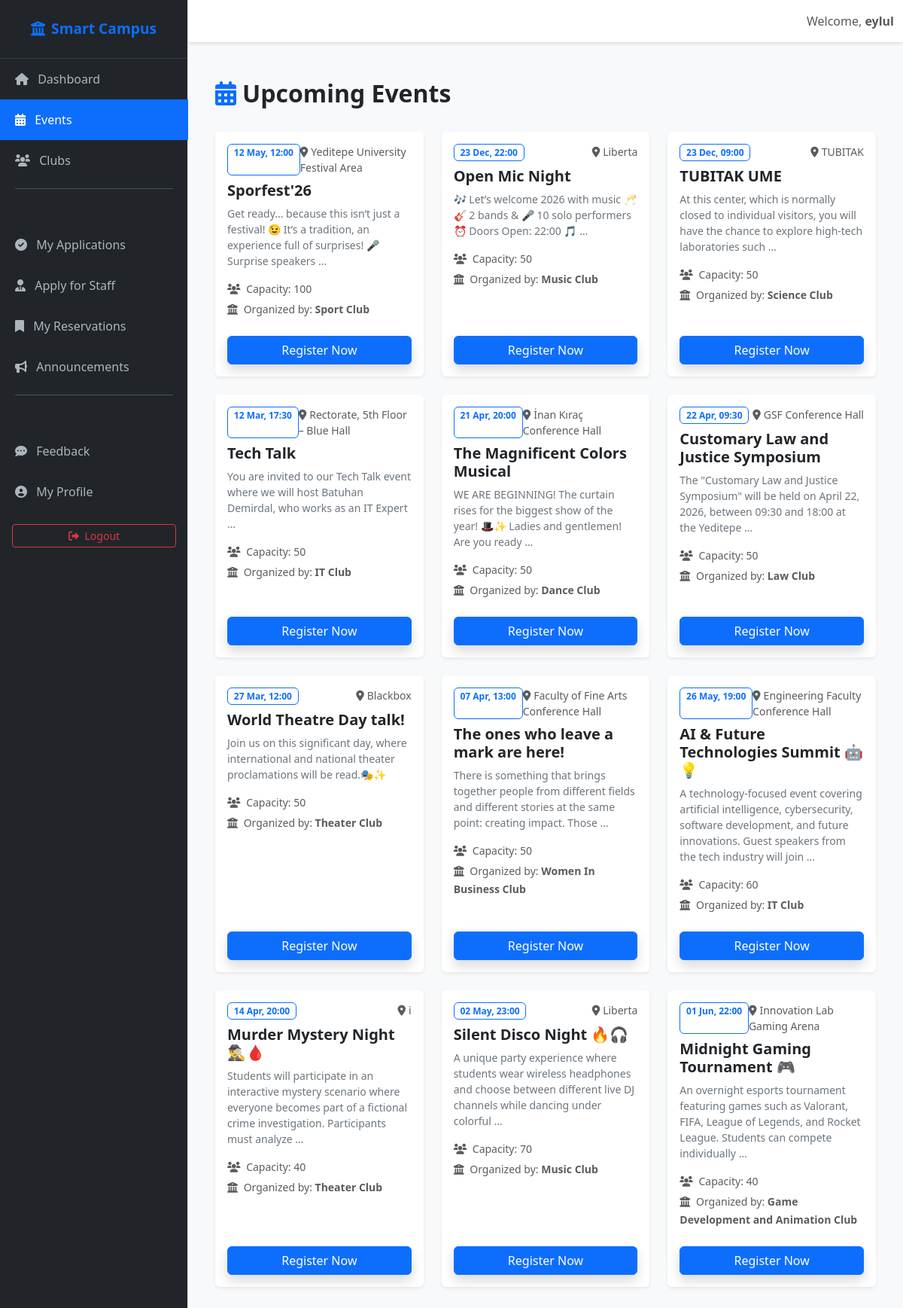
/events/ (signed in), run on the app's committed database.
### accounts/models.py (models this page shows, shortened)
class User(AbstractUser):
    ROLE_CHOICES = (
        ('student', 'Student'),
        ('staff', 'Staff'),
        ('admin', 'Admin'),
)
    role = models.CharField(max_length=10, choices=ROLE_CHOICES, default='student')
    phone_number = models.CharField(max_length=15, blank=True, null=True)

### core/models.py (models this page shows, shortened)
class Event(models.Model):
    STATUS_CHOICES = (
        ('pending', 'Pending'),
        ('approved', 'Approved'),
        ('rejected', 'Rejected'),
    )
    title = models.CharField(max_length=200)
    description = models.TextField()
    date = models.DateTimeField()
    location = models.CharField(max_length=200)
    organizer = models.ForeignKey(Club, on_delete=models.CASCADE, related_name='events')
    capacity = models.PositiveIntegerField(default=50)
    is_free = models.BooleanField(default=True)
    price = models.DecimalField(max_digits=10, decimal_places=2, default=0.00)
    status = models.CharField(max_length=10, choices=STATUS_CHOICES, default='pending')
    image = models.ImageField(upload_to='events/', blank=True, null=True)
    created_at = models.DateTimeField(auto_now_add=True)

class Club(models.Model):
    name = models.CharField(max_length=100)
    description = models.TextField()
    logo_url = models.URLField(blank=True, null=True)
    created_at = models.DateTimeField(auto_now_add=True)

### core/views.py (the view)
# urls.py: path('events/', views.event_list, name='event_list'),
@login_required
def event_list(request):
    events = Event.objects.filter(status__iexact='approved')
    return render(request, 'core/events.html', {
        'events': events
    })

### templates/core/events.html (shortened to what this page needs)
{% extends "base.html" %}
{% block content %}
<div class="container mt-4">
    <div class="d-flex justify-content-between align-items-center mb-4">
        <h2 class="fw-bold text-dark">
            <i class="fas fa-calendar-alt text-primary me-2"></i>Upcoming Events
        </h2>
    </div>
    <div class="row">
        {% for event in events %}
        <div class="col-md-6 col-lg-4 mb-4">
            <div class="card h-100 shadow-sm border-0 position-relative overflow-hidden">
                <div class="card-body">
                    <div class="d-flex justify-content-between mb-2">
                        <span class="badge bg-soft-primary text-primary border border-primary">
                            {{ event.date|date:"d M, H:i" }}
                        </span>
                        <small class="text-muted">
                            <i class="fas fa-map-marker-alt me-1"></i>{{ event.location }}
                        </small>
                    </div>
                    <h5 class="card-title fw-bold text-dark">{{ event.title }}</h5>
                    <p class="card-text text-secondary small">{{ event.description|truncatewords:20 }}</p>
                    <div class="mt-3">
                        <small class="text-muted d-block mb-1">
                            <i class="fas fa-users me-1"></i> Capacity: {{ event.capacity }}
                        </small>
                        <small class="text-muted">
                            <i class="fas fa-university me-1"></i> Organized by: <strong>{{ event.organizer.name }}</strong>
                        </small>
                    </div>
                </div>
                <div class="card-footer bg-transparent border-0 pb-3">
                    {% if user.is_authenticated %}
                        {% if user.is_staff or user.role == 'staff' %}
                            <div class="d-grid gap-2">
                                <a href="{% url 'event_participants' event.id %}" class="btn btn-info text-white shadow-sm">
                                    <i class="fas fa-users-cog me-2"></i> Katılımcı Listesi
                                </a>
                                <div class="d-flex gap-2">
                                    <button class="btn btn-outline-secondary btn-sm flex-fill">
                                        <i class="fas fa-edit"></i> Düzenle
                                    </button>
                                    <button class="btn btn-outline-danger btn-sm flex-fill">
                                        <i class="fas fa-trash"></i> Sil
                                    </button>
                                </div>
                            </div>
                        {% else %}
                            {% if event.id in user_applications %}
                                <button class="btn btn-success w-100 disabled shadow-sm">
                                    <i class="fas fa-check-circle me-2"></i>Already Registered
                                </button>
                            {% else %}
                                <a href="{% url 'apply_event' event.id %}" class="btn btn-primary w-100 shadow">
                                    Register Now
                                </a>
                            {% endif %}
                        {% endif %}
                    {% else %}
                        <a href="{% url 'login' %}" class="btn btn-outline-primary w-100">Login to Register</a>
                    {% endif %}
                </div>
            </div>
        </div>
        {% empty %}
        <div class="col-12 text-center py-5">
            <div class="mb-3"><i class="fas fa-calendar-times fa-4x text-light-emphasis"></i></div>
            <p class="text-muted fs-5">There are no upcoming events at the moment.</p>
        </div>
        {% endfor %}
    </div>
</div>
{% endblock %}

### templates/base.html (shortened to what this page needs)
<!DOCTYPE html>
<html lang="en">
<head>
    <link href="https://cdn.jsdelivr.net/npm/bootstrap@5.3.0/dist/css/bootstrap.min.css" rel="stylesheet">
    <link rel="stylesheet" href="https://cdnjs.cloudflare.com/ajax/libs/font-awesome/6.0.0/css/all.min.css">
</head>
<body class="bg-light">
<div class="d-flex" id="wrapper">
    <div class="border-end" id="sidebar-wrapper">
        <div class="sidebar-heading fw-bold text-center py-4 text-primary">
            <i class="fas fa-university me-2"></i>Smart Campus
        </div>
        <div class="list-group list-group-flush">
            <a class="nav-link-custom {% if request.resolver_match.url_name == 'student_dashboard' %}active{% endif %}" href="{% url 'student_dashboard' %}">
                <i class="fas fa-home me-2"></i> Dashboard
            </a>
            <a class="nav-link-custom {% if request.resolver_match.url_name == 'event_list' %}active{% endif %}" href="{% url 'event_list' %}">
                <i class="fas fa-calendar-alt me-2"></i> Events
            </a>
            <a class="nav-link-custom {% if request.resolver_match.url_name == 'club_list' %}active{% endif %}" href="{% url 'club_list' %}">
                <i class="fas fa-users me-2"></i> Clubs
            </a>
            <div class="sidebar-divider"></div>
            <div class="px-4 py-2 small text-muted text-uppercase">My Records</div>
            <a class="nav-link-custom {% if request.resolver_match.url_name == 'my_applications' %}active{% endif %}" href="{% url 'my_applications' %}">
                <i class="fas fa-check-circle me-2"></i> My Applications
            </a>
            <a class="nav-link-custom {% if request.resolver_match.url_name == 'apply_for_staff' %}active{% endif %}" href="{% url 'apply_for_staff' %}">
                <i class="fas fa-user-tie me-2"></i> Apply for Staff
            </a>
            <a class="nav-link-custom {% if request.resolver_match.url_name == 'my_reservations' %}active{% endif %}" href="{% url 'my_reservations' %}">
                <i class="fas fa-bookmark me-2"></i> My Reservations
            </a>
            <a class="nav-link-custom {% if request.resolver_match.url_name == 'announcements_list' %}active{% endif %}" href="{% url 'announcements_list' %}">
                <i class="fas fa-bullhorn me-2"></i> Announcements
            </a>
            <div class="sidebar-divider"></div>
            <div class="px-4 py-2 small text-muted text-uppercase">Account</div>
            <a class="nav-link-custom {% if request.resolver_match.url_name == 'send_feedback' %}active{% endif %}" href="{% url 'send_feedback' %}">
                <i class="fas fa-comment-dots me-2"></i> Feedback
            </a>
            <a class="nav-link-custom {% if request.resolver_match.url_name == 'my_profile' %}active{% endif %}" href="{% url 'my_profile' %}">
                <i class="fas fa-user-circle me-2"></i> My Profile
            </a>
            <form action="{% url 'logout' %}" method="post" class="px-3 mt-3">
                <button type="submit" class="btn btn-outline-danger btn-sm w-100">
                    <i class="fas fa-sign-out-alt me-1"></i> Logout
                </button>
            </form>
        </div>
    </div>
    <div id="page-content-wrapper">
        <nav class="navbar navbar-expand-lg navbar-light bg-white border-bottom shadow-sm">
            <div class="container-fluid">
                <div class="ms-auto d-flex align-items-center">
                    <span class="navbar-text">
                        Welcome, <strong>{{ user.username }}</strong>
                    </span>
                </div>
            </div>
        </nav>
        <div class="container-fluid p-4">
            {% block content %}{% endblock %}
        </div>
    </div>
</div>
</body>
</html>

### templates/base.html (style rules this page uses)
body { overflow-x: hidden; }
#sidebar-wrapper { min-height: 100vh; width: 250px; margin-left: -250px; transition: margin .25s ease-out; background: #212529; }
#sidebar-wrapper .sidebar-heading { padding: 0.875rem 1.25rem; font-size: 1.2rem; color: white; border-bottom: 1px solid #343a40; }
#sidebar-wrapper .list-group { width: 250px; }
#page-content-wrapper { min-width: 100vw; }
@media (min-width: 768px) { #sidebar-wrapper { margin-left: 0; } }
@media (min-width: 768px) { #page-content-wrapper { min-width: 0; width: 100%; } }
.nav-link-custom { color: #adb5bd; transition: 0.3s; padding: 15px 20px; display: block; text-decoration: none; }
.nav-link-custom.active { background: #0d6efd; color: white; }
.sidebar-divider { border-top: 1px solid #495057; margin: 10px 20px; }

### data on the page
User: username "eylul"
Event: date "12 May, 12:00", location "Yeditepe University Festival Area", title "Sporfest'26", description "Get ready... because this isn’t just a festival! 😉 It’s a tradition, an experience full of surprises! 🎤 Surprise speakers …", capacity "100", organizer.name "Sport Club", shows "Register Now"
Event: date "23 Dec, 22:00", location "Liberta", title "Open Mic Night", description "🎶 Let’s welcome 2026 with music 🥂 🎸 2 bands & 🎤 10 solo performers ⏰ Doors Open: 22:00 🎵 …", capacity "50", organizer.name "Music Club", shows "Register Now"
Event: date "23 Dec, 09:00", location "TUBITAK", title "TUBITAK UME", description "At this center, which is normally closed to individual visitors, you will have the chance to explore high-tech laboratories such …", capacity "50", organizer.name "Science Club", shows "Register Now"
Event: date "12 Mar, 17:30", location "Rectorate, 5th Floor – Blue Hall", title "Tech Talk", description "You are invited to our Tech Talk event where we will host Batuhan Demirdal, who works as an IT Expert …", capacity "50", organizer.name "IT Club", shows "Register Now"
Event: date "21 Apr, 20:00", location "İnan Kıraç Conference Hall", title "The Magnificent Colors Musical", description "WE ARE BEGINNING! The curtain rises for the biggest show of the year! 🎩✨ Ladies and gentlemen! Are you ready …", capacity "50", organizer.name "Dance Club", shows "Register Now"
Event: date "22 Apr, 09:30", location "GSF Conference Hall", title "Customary Law and Justice Symposium", description "The \"Customary Law and Justice Symposium\" will be held on April 22, 2026, between 09:30 and 18:00 at the Yeditepe …", capacity "50", organizer.name "Law Club", shows "Register Now"
Event: date "27 Mar, 12:00", location "Blackbox", title "World Theatre Day talk!", description "Join us on this significant day, where international and national theater proclamations will be read.🎭✨", capacity "50", organizer.name "Theater Club", shows "Register Now"
Event: date "07 Apr, 13:00", location "Faculty of Fine Arts Conference Hall", title "The ones who leave a mark are here!", description "There is something that brings together people from different fields and different stories at the same point: creating impact. Those …", capacity "50", organizer.name "Women In Business Club", shows "Register Now"
Event: date "26 May, 19:00", location "Engineering Faculty Conference Hall", title "AI & Future Technologies Summit 🤖💡", description "A technology-focused event covering artificial intelligence, cybersecurity, software development, and future innovations. Guest speakers from the tech industry will join …", capacity "60", organizer.name "IT Club", shows "Register Now"
Event: date "14 Apr, 20:00", location "i", title "Murder Mystery Night 🕵️‍♂️🩸", description "Students will participate in an interactive mystery scenario where everyone becomes part of a fictional crime investigation. Participants must analyze …", capacity "40", organizer.name "Theater Club", shows "Register Now"
Event: date "02 May, 23:00", location "Liberta", title "Silent Disco Night 🔥🎧", description "A unique party experience where students wear wireless headphones and choose between different live DJ channels while dancing under colorful …", capacity "70", organizer.name "Music Club", shows "Register Now"
Event: date "01 Jun, 22:00", location "Innovation Lab Gaming Arena", title "Midnight Gaming Tournament 🎮", description "An overnight esports tournament featuring games such as Valorant, FIFA, League of Legends, and Rocket League. Students can compete individually …", capacity "40", organizer.name "Game Development and Animation Club", shows "Register Now"
